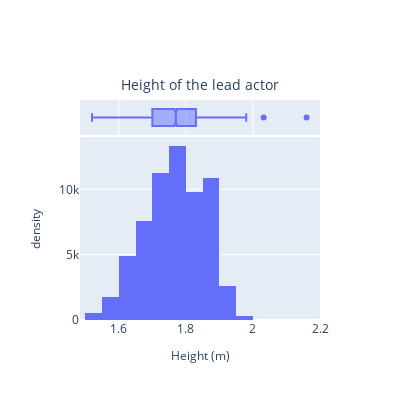
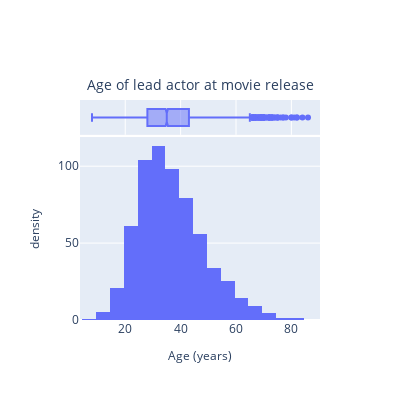
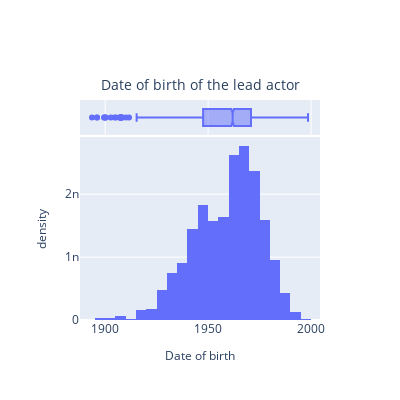

Here is the notebook cell these charts were saved with, in order:
### Markdown cell above
# Actors

### Code cell
#Demographic characteristics of lead actors 
male_actor = histo_acots_plotly(lead_actors_data_on_subset_movie)
for i in male_actor:
    i.show()
male_actor[0].write_html("height_actor.html")
male_actor[1].write_html("age_actor.html")

### Figure 1 — Plotly figure (JSON) as saved in the notebook; plotly's stock layout.template omitted (floating-point values rounded to 4 significant figures; data arrays with more than 128 entries replaced by an {"elided": "..."} marker saying what was removed)
{"data": [{"alignmentgroup": "True", "bingroup": "x", "histnorm": "density", "hovertemplate": "Height (m)=%{x}<br>density=%{y}<extra></extra>", "legendgroup": "", "marker": {"color": "#636efa", "pattern": {"shape": ""}}, "name": "", "nbinsx": 25, "offsetgroup": "", "orientation": "v", "showlegend": false, "type": "histogram", "x": {"elided": "3145 float values"}, "xaxis": "x", "yaxis": "y"}, {"alignmentgroup": "True", "hovertemplate": "Height (m)=%{x}<extra></extra>", "legendgroup": "", "marker": {"color": "#636efa"}, "name": "", "notched": true, "offsetgroup": "", "showlegend": false, "type": "box", "x": {"elided": "3145 float values"}, "xaxis": "x2", "yaxis": "y2"}], "layout": {"barmode": "relative", "height": 400, "legend": {"tracegroupgap": 0}, "title": {"font": {"size": 14}, "text": "Height of the lead actor", "x": 0.5, "y": 0.8}, "width": 400, "xaxis": {"anchor": "y", "domain": [0, 1], "title": {"font": {"size": 12}, "text": "Height (m)"}}, "xaxis2": {"anchor": "y2", "domain": [0, 1], "matches": "x", "showgrid": true, "showticklabels": false}, "yaxis": {"anchor": "x", "domain": [0, 0.8316], "title": {"font": {"size": 12}, "text": "density"}}, "yaxis2": {"anchor": "x2", "domain": [0.8416, 1], "matches": "y2", "showgrid": false, "showline": false, "showticklabels": false, "ticks": ""}}}

### Figure 2 — Plotly figure (JSON) as saved in the notebook; plotly's stock layout.template omitted (floating-point values rounded to 4 significant figures; data arrays with more than 128 entries replaced by an {"elided": "..."} marker saying what was removed)
{"data": [{"alignmentgroup": "True", "bingroup": "x", "histnorm": "density", "hovertemplate": "Age (years)=%{x}<br>density=%{y}<extra></extra>", "legendgroup": "", "marker": {"color": "#636efa", "pattern": {"shape": ""}}, "name": "", "nbinsx": 25, "offsetgroup": "", "orientation": "v", "showlegend": false, "type": "histogram", "x": {"elided": "3145 int values"}, "xaxis": "x", "yaxis": "y"}, {"alignmentgroup": "True", "hovertemplate": "Age (years)=%{x}<extra></extra>", "legendgroup": "", "marker": {"color": "#636efa"}, "name": "", "notched": true, "offsetgroup": "", "showlegend": false, "type": "box", "x": {"elided": "3145 int values"}, "xaxis": "x2", "yaxis": "y2"}], "layout": {"barmode": "relative", "height": 400, "legend": {"tracegroupgap": 0}, "title": {"font": {"size": 14}, "text": "Age of lead actor at movie release", "x": 0.5, "y": 0.8}, "width": 400, "xaxis": {"anchor": "y", "domain": [0, 1], "title": {"font": {"size": 12}, "text": "Age (years)"}}, "xaxis2": {"anchor": "y2", "domain": [0, 1], "matches": "x", "showgrid": true, "showticklabels": false}, "yaxis": {"anchor": "x", "domain": [0, 0.8316], "title": {"font": {"size": 12}, "text": "density"}}, "yaxis2": {"anchor": "x2", "domain": [0.8416, 1], "matches": "y2", "showgrid": false, "showline": false, "showticklabels": false, "ticks": ""}}}

### Figure 3 — Plotly figure (JSON) as saved in the notebook; plotly's stock layout.template omitted (floating-point values rounded to 4 significant figures; data arrays with more than 128 entries replaced by an {"elided": "..."} marker saying what was removed)
{"data": [{"alignmentgroup": "True", "bingroup": "x", "histnorm": "density", "hovertemplate": "Date of birth=%{x}<br>density=%{y}<extra></extra>", "legendgroup": "", "marker": {"color": "#636efa", "pattern": {"shape": ""}}, "name": "", "nbinsx": 25, "offsetgroup": "", "orientation": "v", "showlegend": false, "type": "histogram", "x": {"elided": "3145 str values"}, "xaxis": "x", "yaxis": "y"}, {"alignmentgroup": "True", "hovertemplate": "Date of birth=%{x}<extra></extra>", "legendgroup": "", "marker": {"color": "#636efa"}, "name": "", "notched": true, "offsetgroup": "", "showlegend": false, "type": "box", "x": {"elided": "3145 str values"}, "xaxis": "x2", "yaxis": "y2"}], "layout": {"barmode": "relative", "height": 400, "legend": {"tracegroupgap": 0}, "title": {"font": {"size": 14}, "text": "Date of birth of the lead actor", "x": 0.5, "y": 0.8}, "width": 400, "xaxis": {"anchor": "y", "domain": [0, 1], "title": {"font": {"size": 12}, "text": "Date of birth"}}, "xaxis2": {"anchor": "y2", "domain": [0, 1], "matches": "x", "showgrid": true, "showticklabels": false}, "yaxis": {"anchor": "x", "domain": [0, 0.8316], "title": {"font": {"size": 12}, "text": "density"}}, "yaxis2": {"anchor": "x2", "domain": [0.8416, 1], "matches": "y2", "showgrid": false, "showline": false, "showticklabels": false, "ticks": ""}}}
